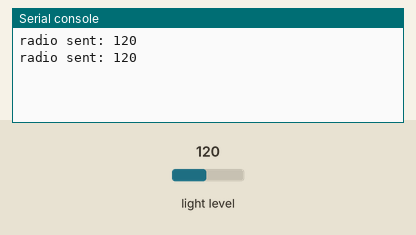
The program below on a simulated BBC micro:bit (MakeCode). Parts: the last lines printed to the serial console. The test bench sets the inputs (shaded band); at power-on: light level 120. No radio messages arrive unless stated (any console line starting 'radio sent:' is added by the test bench).

Above: at 1.2 s.
1.3 s: light level set to 5
At 2.6 s:
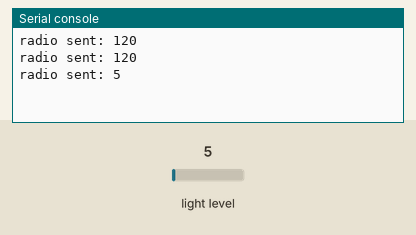
2.8 s: light level set to 64
At 3.9 s:
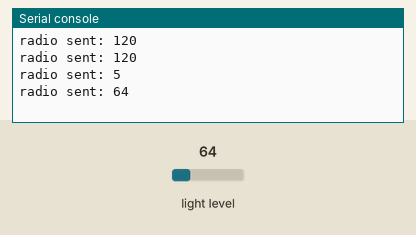
Timing chart, 0 to 5.8 s (numbered marks = the images above; inputs shaded):
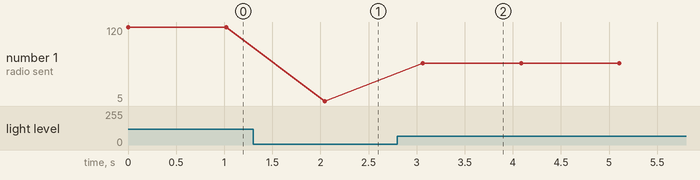

The program:

main.ts
```typescript
/**
 * RECEPTOR
 */
radio.onReceivedNumber(function (receivedNumber) {
    if (receivedNumber < 130) {
        basic.showString("1")
    } else {
        basic.clearScreen()
    }
    if (receivedNumber > 130) {
        basic.showString("2")
    } else {
        basic.clearScreen()
    }
})
radio.setGroup(1)
let habitación1 = 0
let habitación2 = 0
/**
 * EMISOR 1
 */
basic.forever(function () {
    habitación1 += input.lightLevel()
    basic.pause(1000)
})
/**
 * EMISOR 2
 */
basic.forever(function () {
    habitación2 += input.lightLevel()
    basic.pause(1000)
})
basic.forever(function () {
    radio.sendNumber(input.lightLevel())
    basic.pause(1000)
})
```

test.ts
```typescript
// aquí va el archivo "tests"; esto no se compilará cuando este paquete se utilice como una extensión.
```

Measured:
- after the input at 1.3 s, the serial console: prints a new line after 0.74 s (image 1)
- after the input at 2.8 s, the serial console: prints a new line after 0.26 s (image 2)
- plotted number 1: 120 → 5 after the input at 1.3 s, 5 → 64 after the input at 2.8 s
